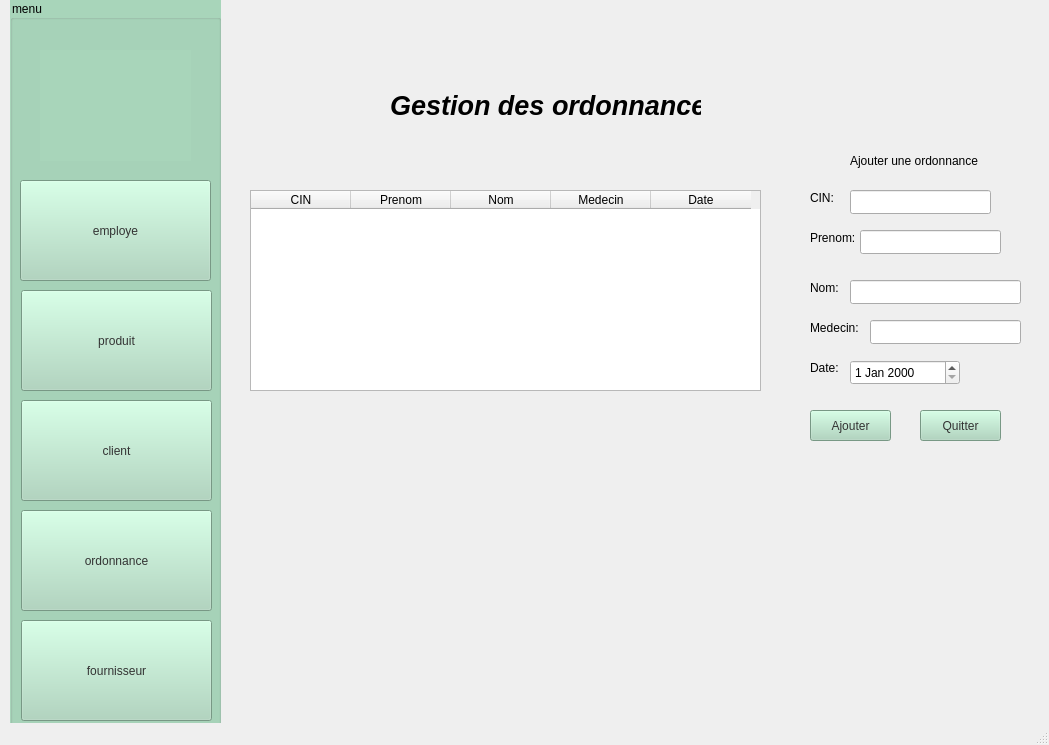
<?xml version="1.0" encoding="UTF-8"?>
<ui version="4.0">
 <class>MainWindow</class>
 <widget class="QMainWindow" name="MainWindow">
  <property name="geometry">
   <rect>
    <x>0</x>
    <y>0</y>
    <width>1049</width>
    <height>745</height>
   </rect>
  </property>
  <property name="windowTitle">
   <string>MainWindow</string>
  </property>
  <property name="styleSheet">
   <string notr="true">QWidget {
    background: qlineargradient(
        x1:0, y1:0,
        x2:0, y2:1,
        stop:0 #a8d9d0,
        stop:0.5 #d3e9d4,
        stop:1 #f2e1c9
    );
}</string>
  </property>
  <widget class="QWidget" name="centralwidget">
   <widget class="QLabel" name="label">
    <property name="geometry">
     <rect>
      <x>390</x>
      <y>80</y>
      <width>311</width>
      <height>51</height>
     </rect>
    </property>
    <property name="font">
     <font>
      <family>Segoe UI</family>
      <pointsize>20</pointsize>
      <italic>true</italic>
      <bold>true</bold>
     </font>
    </property>
    <property name="styleSheet">
     <string notr="true">font: 700 italic 20pt &quot;Segoe UI&quot;;
color: rgb(0, 0, 0);</string>
    </property>
    <property name="text">
     <string>Gestion des ordonnance</string>
    </property>
   </widget>
   <widget class="QTableWidget" name="tableWidget">
    <property name="geometry">
     <rect>
      <x>250</x>
      <y>190</y>
      <width>511</width>
      <height>201</height>
     </rect>
    </property>
    <property name="styleSheet">
     <string notr="true">color: rgb(0, 0, 0);</string>
    </property>
    <column>
     <property name="text">
      <string>CIN</string>
     </property>
    </column>
    <column>
     <property name="text">
      <string>Prenom</string>
     </property>
    </column>
    <column>
     <property name="text">
      <string>Nom</string>
     </property>
    </column>
    <column>
     <property name="text">
      <string>Medecin</string>
     </property>
    </column>
    <column>
     <property name="text">
      <string>Date</string>
     </property>
    </column>
   </widget>
   <widget class="QLabel" name="label_2">
    <property name="geometry">
     <rect>
      <x>850</x>
      <y>110</y>
      <width>361</width>
      <height>101</height>
     </rect>
    </property>
    <property name="styleSheet">
     <string notr="true">font: 700 italic 10pt &quot;Segoe UI&quot;;
color: rgb(0, 0, 0);</string>
    </property>
    <property name="text">
     <string>Ajouter une ordonnance</string>
    </property>
   </widget>
   <widget class="QLabel" name="label_3">
    <property name="geometry">
     <rect>
      <x>810</x>
      <y>190</y>
      <width>49</width>
      <height>16</height>
     </rect>
    </property>
    <property name="styleSheet">
     <string notr="true">color: rgb(0, 0, 0);</string>
    </property>
    <property name="text">
     <string>CIN:</string>
    </property>
   </widget>
   <widget class="QLabel" name="label_4">
    <property name="geometry">
     <rect>
      <x>810</x>
      <y>230</y>
      <width>49</width>
      <height>16</height>
     </rect>
    </property>
    <property name="styleSheet">
     <string notr="true">color: rgb(0, 0, 0);
</string>
    </property>
    <property name="text">
     <string>Prenom:</string>
    </property>
   </widget>
   <widget class="QLabel" name="label_5">
    <property name="geometry">
     <rect>
      <x>810</x>
      <y>280</y>
      <width>49</width>
      <height>16</height>
     </rect>
    </property>
    <property name="styleSheet">
     <string notr="true">color: rgb(0, 0, 0);</string>
    </property>
    <property name="text">
     <string>Nom:</string>
    </property>
   </widget>
   <widget class="QLabel" name="label_6">
    <property name="geometry">
     <rect>
      <x>810</x>
      <y>320</y>
      <width>49</width>
      <height>16</height>
     </rect>
    </property>
    <property name="styleSheet">
     <string notr="true">color: rgb(0, 0, 0);</string>
    </property>
    <property name="text">
     <string>Medecin:</string>
    </property>
   </widget>
   <widget class="QLabel" name="label_7">
    <property name="geometry">
     <rect>
      <x>810</x>
      <y>360</y>
      <width>49</width>
      <height>16</height>
     </rect>
    </property>
    <property name="styleSheet">
     <string notr="true">color: rgb(0, 0, 0);</string>
    </property>
    <property name="text">
     <string>Date:</string>
    </property>
   </widget>
   <widget class="QLineEdit" name="cinEdit">
    <property name="geometry">
     <rect>
      <x>850</x>
      <y>190</y>
      <width>141</width>
      <height>24</height>
     </rect>
    </property>
   </widget>
   <widget class="QLineEdit" name="prenomEdit">
    <property name="geometry">
     <rect>
      <x>860</x>
      <y>230</y>
      <width>141</width>
      <height>24</height>
     </rect>
    </property>
   </widget>
   <widget class="QLineEdit" name="nomEdit">
    <property name="geometry">
     <rect>
      <x>850</x>
      <y>280</y>
      <width>171</width>
      <height>24</height>
     </rect>
    </property>
   </widget>
   <widget class="QLineEdit" name="medecinEdit">
    <property name="geometry">
     <rect>
      <x>870</x>
      <y>320</y>
      <width>151</width>
      <height>24</height>
     </rect>
    </property>
   </widget>
   <widget class="QPushButton" name="addButton">
    <property name="geometry">
     <rect>
      <x>810</x>
      <y>410</y>
      <width>81</width>
      <height>31</height>
     </rect>
    </property>
    <property name="styleSheet">
     <string notr="true">background-color: rgb(168, 213, 186);
font: 14pt &quot;Segoe UI&quot;;
color: rgb(51, 51, 51);</string>
    </property>
    <property name="text">
     <string>Ajouter</string>
    </property>
   </widget>
   <widget class="QPushButton" name="quitButton">
    <property name="geometry">
     <rect>
      <x>920</x>
      <y>410</y>
      <width>81</width>
      <height>31</height>
     </rect>
    </property>
    <property name="styleSheet">
     <string notr="true">background-color: rgb(168, 213, 186);
font: 14pt &quot;Segoe UI&quot;;
color: rgb(51, 51, 51);</string>
    </property>
    <property name="text">
     <string>Quitter</string>
    </property>
   </widget>
   <widget class="QDateEdit" name="dateEdit">
    <property name="geometry">
     <rect>
      <x>850</x>
      <y>360</y>
      <width>110</width>
      <height>25</height>
     </rect>
    </property>
    <property name="styleSheet">
     <string notr="true">color: rgb(0, 0, 0);
</string>
    </property>
   </widget>
   <widget class="QGroupBox" name="menu">
    <property name="geometry">
     <rect>
      <x>10</x>
      <y>0</y>
      <width>211</width>
      <height>731</height>
     </rect>
    </property>
    <property name="styleSheet">
     <string notr="true">background-color: rgb(168, 213, 186);</string>
    </property>
    <property name="title">
     <string>menu</string>
    </property>
    <widget class="QPushButton" name="pushButton">
     <property name="geometry">
      <rect>
       <x>10</x>
       <y>180</y>
       <width>191</width>
       <height>101</height>
      </rect>
     </property>
     <property name="styleSheet">
      <string notr="true">background-color: rgb(168, 213, 186);
border-color: rgb(0, 0, 0);
color: rgb(51, 51, 51);
font: 18pt &quot;Segoe UI&quot;;</string>
     </property>
     <property name="text">
      <string>employe</string>
     </property>
    </widget>
    <widget class="QPushButton" name="pushButton_2">
     <property name="geometry">
      <rect>
       <x>11</x>
       <y>290</y>
       <width>191</width>
       <height>101</height>
      </rect>
     </property>
     <property name="styleSheet">
      <string notr="true">background-color: rgb(168, 213, 186);
color: rgb(51, 51, 51);
font: 18pt &quot;Segoe UI&quot;;
</string>
     </property>
     <property name="text">
      <string>produit</string>
     </property>
    </widget>
    <widget class="QPushButton" name="pushButton_3">
     <property name="geometry">
      <rect>
       <x>11</x>
       <y>400</y>
       <width>191</width>
       <height>101</height>
      </rect>
     </property>
     <property name="styleSheet">
      <string notr="true">background-color: rgb(168, 213, 186);
color: rgb(51, 51, 51);
font: 18pt &quot;Segoe UI&quot;;
</string>
     </property>
     <property name="text">
      <string>client</string>
     </property>
    </widget>
    <widget class="QPushButton" name="pushButton_5">
     <property name="geometry">
      <rect>
       <x>11</x>
       <y>510</y>
       <width>191</width>
       <height>101</height>
      </rect>
     </property>
     <property name="styleSheet">
      <string notr="true">background-color: rgb(168, 213, 186);
color: rgb(51, 51, 51);
font: 18pt &quot;Segoe UI&quot;;</string>
     </property>
     <property name="text">
      <string>ordonnance</string>
     </property>
    </widget>
    <widget class="QPushButton" name="pushButton_13">
     <property name="geometry">
      <rect>
       <x>11</x>
       <y>620</y>
       <width>191</width>
       <height>101</height>
      </rect>
     </property>
     <property name="styleSheet">
      <string notr="true">background-color: rgb(168, 213, 186);
color: rgb(51, 51, 51);
font: 18pt &quot;Segoe UI&quot;;
</string>
     </property>
     <property name="text">
      <string>fournisseur</string>
     </property>
    </widget>
    <widget class="QLabel" name="label_8">
     <property name="geometry">
      <rect>
       <x>30</x>
       <y>50</y>
       <width>151</width>
       <height>111</height>
      </rect>
     </property>
     <property name="text">
      <string/>
     </property>
     <property name="pixmap">
      <pixmap>../../Downloads/552966492_691544266651586_7706130658263486080_n.png</pixmap>
     </property>
     <property name="scaledContents">
      <bool>true</bool>
     </property>
    </widget>
   </widget>
  </widget>
  <widget class="QStatusBar" name="statusbar"/>
 </widget>
 <resources/>
 <connections/>
</ui>
